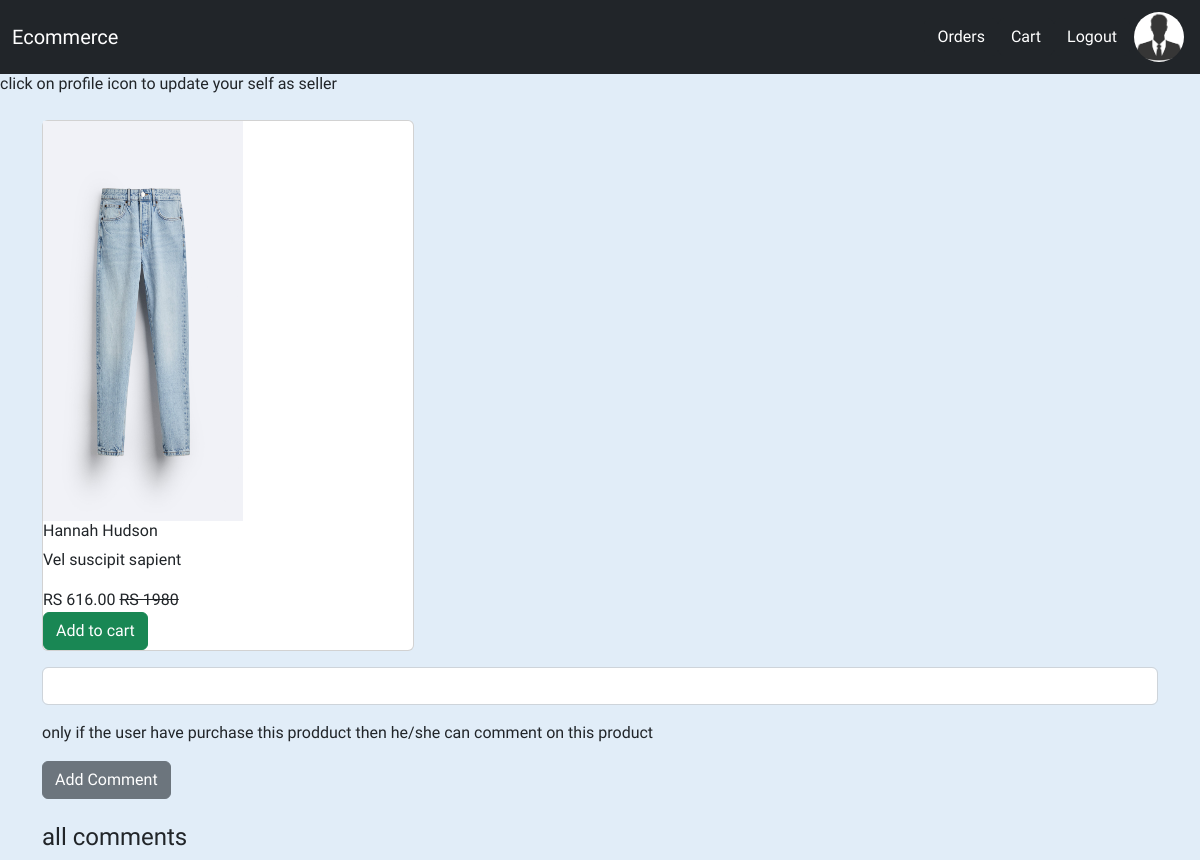
The app's page /view_product/1 (signed in), older data.
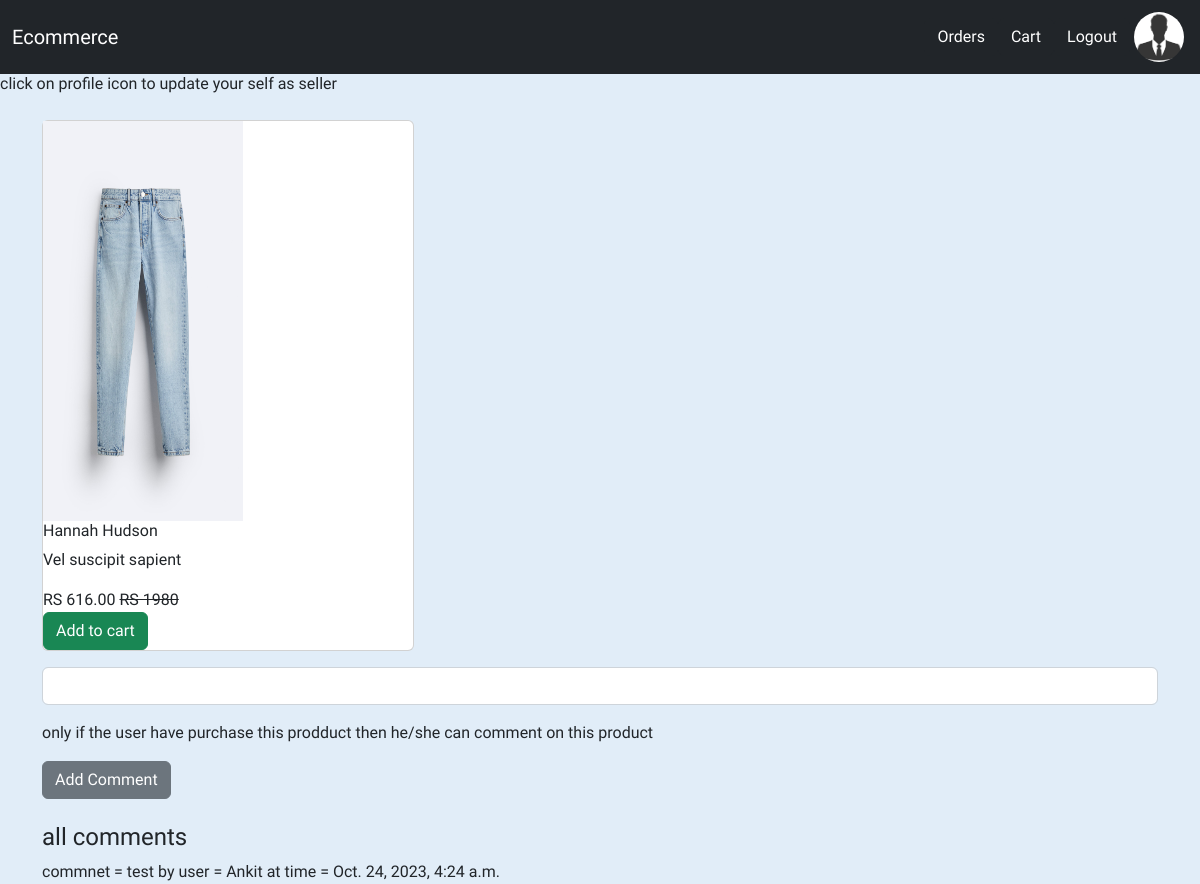
The same page, newer data.
### product/models.py (models this page shows)
class Comment(models.Model):
    product = models.ForeignKey(Product, related_name="comment_on_product", on_delete=models.CASCADE)
    user = models.ForeignKey(User, related_name="comment_by_user", on_delete=models.CASCADE)
    body = models.CharField(max_length=255)
    created_at = models.DateTimeField(auto_now_add=True)

### product/views.py (the view)
# urls.py: path("view_product/<int:product_id>", views.view_product , name = 'view_product'),
def view_product(request,product_id):
    product = Product.objects.get(id=product_id)
    comments = Comment.objects.filter(product_id=product_id)
    context = {
        "product":product,
        "comments":comments
    }
    return render(request, 'product/view_product.html',context)

### templates/product/view_product.html (shortened to what this page needs)
{% extends 'base.html' %}
{% block content %}
<div class="col-md-4">
    <figure class="card card-product-grid">
      <div class="img-wrap">
        <a
        ><img src="{{ product.image.url }}" width="200" height="400" /></a>
      </div>
      <figcaption class="info-wrap">
        <div class="fix-height">
          <h6  class="title">{{ product.name }}</h6>
          <p  class="title">{{ product.description }}</p>
          <div class="price-wrap mt-2">
            <span class="price">RS {{ product.price }}</span>
            <del class="price-old">RS 1980</del>
          </div>
        </div>
         <a
          href="{% url 'add_to_cart' product_id=product.id %}"
          class="btn btn-block btn-success"
          >Add to cart
        </a>
      </figcaption>
    </figure>
  </div>
  <div>
    <form method="POST" action="{% url 'add_comment' product_id=product.id %}">
        <div class="mb-3">
            <input type="text" class="form-control" required name="comment" placeholder="">
        </div>
        <p>only if the user have purchase this prodduct then he/she can comment on this product</p>
        <button type="submit" class="btn btn-secondary">Add Comment</button>
    </form>
  </div>
  <div>
    <h4>all comments</h4>
    {% for comment in comments %}
    commnet =  {{comment.body}} by user = {{comment.user.username|title}} at time = {{comment.created_at}}
    {% endfor %}
  </div>
  {% endblock %}

Row changes from the older to the newer data that the page shows:
added Comment: body "test", user.username "Ankit", created_at "Oct. 24, 2023, 4:24 a.m."
